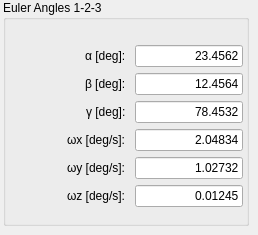
      <widget class="QWidget" name="page_4">
       <widget class="QGroupBox" name="groupBox_6">
        <property name="geometry">
         <rect>
          <x>3</x>
          <y>0</y>
          <width>246</width>
          <height>226</height>
         </rect>
        </property>
        <property name="title">
         <string>Euler Angles 1-2-3</string>
        </property>
        <property name="flat">
         <bool>true</bool>
        </property>
        <widget class="QWidget" name="formLayoutWidget_4">
         <property name="geometry">
          <rect>
           <x>59</x>
           <y>30</y>
           <width>181</width>
           <height>191</height>
          </rect>
         </property>
         <layout class="QFormLayout" name="formLayout_4">
          <property name="fieldGrowthPolicy">
           <enum>QFormLayout::FieldsStayAtSizeHint</enum>
          </property>
          <property name="labelAlignment">
           <set>Qt::AlignRight|Qt::AlignTrailing|Qt::AlignVCenter</set>
          </property>
          <property name="formAlignment">
           <set>Qt::AlignCenter</set>
          </property>
          <item row="0" column="0">
           <widget class="QLabel" name="alpha">
            <property name="text">
             <string>&amp;alpha; [deg]: </string>
            </property>
            <property name="textFormat">
             <enum>Qt::RichText</enum>
            </property>
           </widget>
          </item>
          <item row="0" column="1">
           <widget class="QLineEdit" name="Euler123alphaEdit">
            <property name="text">
             <string>23.4562</string>
            </property>
            <property name="alignment">
             <set>Qt::AlignRight|Qt::AlignTrailing|Qt::AlignVCenter</set>
            </property>
           </widget>
          </item>
          <item row="1" column="0">
           <widget class="QLabel" name="beta">
            <property name="text">
             <string>&amp;beta; [deg]: </string>
            </property>
            <property name="textFormat">
             <enum>Qt::RichText</enum>
            </property>
           </widget>
          </item>
          <item row="1" column="1">
           <widget class="QLineEdit" name="Euler123betaEdit">
            <property name="text">
             <string>12.4564</string>
            </property>
            <property name="alignment">
             <set>Qt::AlignRight|Qt::AlignTrailing|Qt::AlignVCenter</set>
            </property>
           </widget>
          </item>
          <item row="2" column="0">
           <widget class="QLabel" name="gamma">
            <property name="text">
             <string>&amp;gamma; [deg]: </string>
            </property>
            <property name="textFormat">
             <enum>Qt::RichText</enum>
            </property>
           </widget>
          </item>
          <item row="2" column="1">
           <widget class="QLineEdit" name="Euler123gammaEdit">
            <property name="text">
             <string>78.4532</string>
            </property>
            <property name="alignment">
             <set>Qt::AlignRight|Qt::AlignTrailing|Qt::AlignVCenter</set>
            </property>
           </widget>
          </item>
          <item row="3" column="0">
           <widget class="QLabel" name="omegax">
            <property name="text">
             <string>&amp;omega;x [deg/s]: </string>
            </property>
            <property name="textFormat">
             <enum>Qt::RichText</enum>
            </property>
           </widget>
          </item>
          <item row="3" column="1">
           <widget class="QLineEdit" name="AngularVelocityXEdit">
            <property name="text">
             <string>2.04834</string>
            </property>
            <property name="alignment">
             <set>Qt::AlignRight|Qt::AlignTrailing|Qt::AlignVCenter</set>
            </property>
           </widget>
          </item>
          <item row="4" column="0">
           <widget class="QLabel" name="omegay">
            <property name="text">
             <string>&amp;omega;y [deg/s]: </string>
            </property>
            <property name="textFormat">
             <enum>Qt::RichText</enum>
            </property>
           </widget>
          </item>
          <item row="4" column="1">
           <widget class="QLineEdit" name="AngularVelocityYEdit">
            <property name="text">
             <string>1.02732</string>
            </property>
            <property name="alignment">
             <set>Qt::AlignRight|Qt::AlignTrailing|Qt::AlignVCenter</set>
            </property>
           </widget>
          </item>
          <item row="5" column="0">
           <widget class="QLabel" name="omegaz">
            <property name="text">
             <string>&amp;omega;z [deg/s]: </string>
            </property>
            <property name="textFormat">
             <enum>Qt::RichText</enum>
            </property>
           </widget>
          </item>
          <item row="5" column="1">
           <widget class="QLineEdit" name="AngularVelocityZEdit">
            <property name="text">
             <string>0.01245</string>
            </property>
            <property name="alignment">
             <set>Qt::AlignRight|Qt::AlignTrailing|Qt::AlignVCenter</set>
            </property>
           </widget>
          </item>
         </layout>
        </widget>
       </widget>
      </widget>
